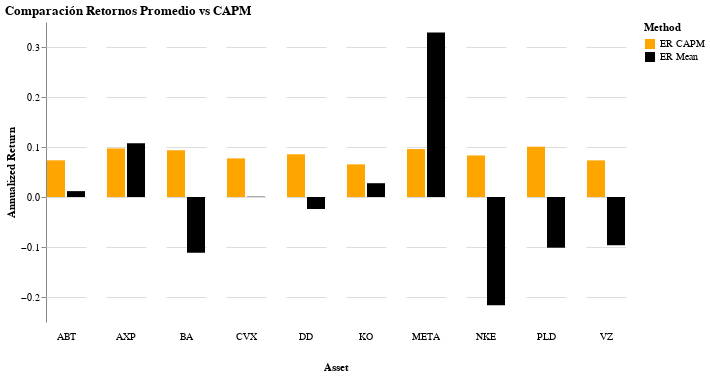

Notebook source saved alongside this figure:
### Markdown cell above
Ahora comparamos los **Retornos Históricos vs Retornos CAPM**

### Code cell
blpor.compare_mean_capm_returns(mean_rets, capm_rets)

### Figure 1 — Vega-Lite specification as saved in the notebook (floating-point values rounded to 4 significant figures)
{"config": {"view": {"continuousWidth": 300, "continuousHeight": 300, "stroke": null}, "header": {"labelOrient": "bottom", "titleOrient": "bottom"}}, "data": {"name": "data-2f9ec4d8ee2cf3f468c3693d0a9541e9"}, "mark": {"type": "bar"}, "encoding": {"color": {"field": "Method", "scale": {"range": ["orange", "black"]}, "type": "nominal"}, "column": {"field": "index", "header": {"labelOrient": "bottom", "titleOrient": "bottom"}, "title": "Asset", "type": "nominal"}, "tooltip": [{"field": "index", "type": "nominal"}, {"field": "Method", "type": "nominal"}, {"field": "Return", "type": "quantitative"}], "x": {"axis": null, "field": "Method", "type": "nominal"}, "y": {"field": "Return", "title": "Annualized Return", "type": "quantitative"}}, "title": "Comparación Retornos Promedio vs CAPM", "$schema": "https://vega.github.io/schema/vega-lite/v5.20.1.json", "datasets": {"data-2f9ec4d8ee2cf3f468c3693d0a9541e9": [{"index": "META", "Method": "ER Mean", "Return": 0.3289}, {"index": "PLD", "Method": "ER Mean", "Return": -0.1014}, {"index": "CVX", "Method": "ER Mean", "Return": 0.000644}, {"index": "BA", "Method": "ER Mean", "Return": -0.1117}, {"index": "ABT", "Method": "ER Mean", "Return": 0.01175}, {"index": "AXP", "Method": "ER Mean", "Return": 0.1073}, {"index": "DD", "Method": "ER Mean", "Return": -0.02406}, {"index": "VZ", "Method": "ER Mean", "Return": -0.09647}, {"index": "KO", "Method": "ER Mean", "Return": 0.02758}, {"index": "NKE", "Method": "ER Mean", "Return": -0.2165}, {"index": "META", "Method": "ER CAPM", "Return": 0.09591}, {"index": "PLD", "Method": "ER CAPM", "Return": 0.1006}, {"index": "CVX", "Method": "ER CAPM", "Return": 0.07723}, {"index": "BA", "Method": "ER CAPM", "Return": 0.0935}, {"index": "ABT", "Method": "ER CAPM", "Return": 0.07336}, {"index": "AXP", "Method": "ER CAPM", "Return": 0.09718}, {"index": "DD", "Method": "ER CAPM", "Return": 0.08547}, {"index": "VZ", "Method": "ER CAPM", "Return": 0.07326}, {"index": "KO", "Method": "ER CAPM", "Return": 0.06532}, {"index": "NKE", "Method": "ER CAPM", "Return": 0.08306}]}}
